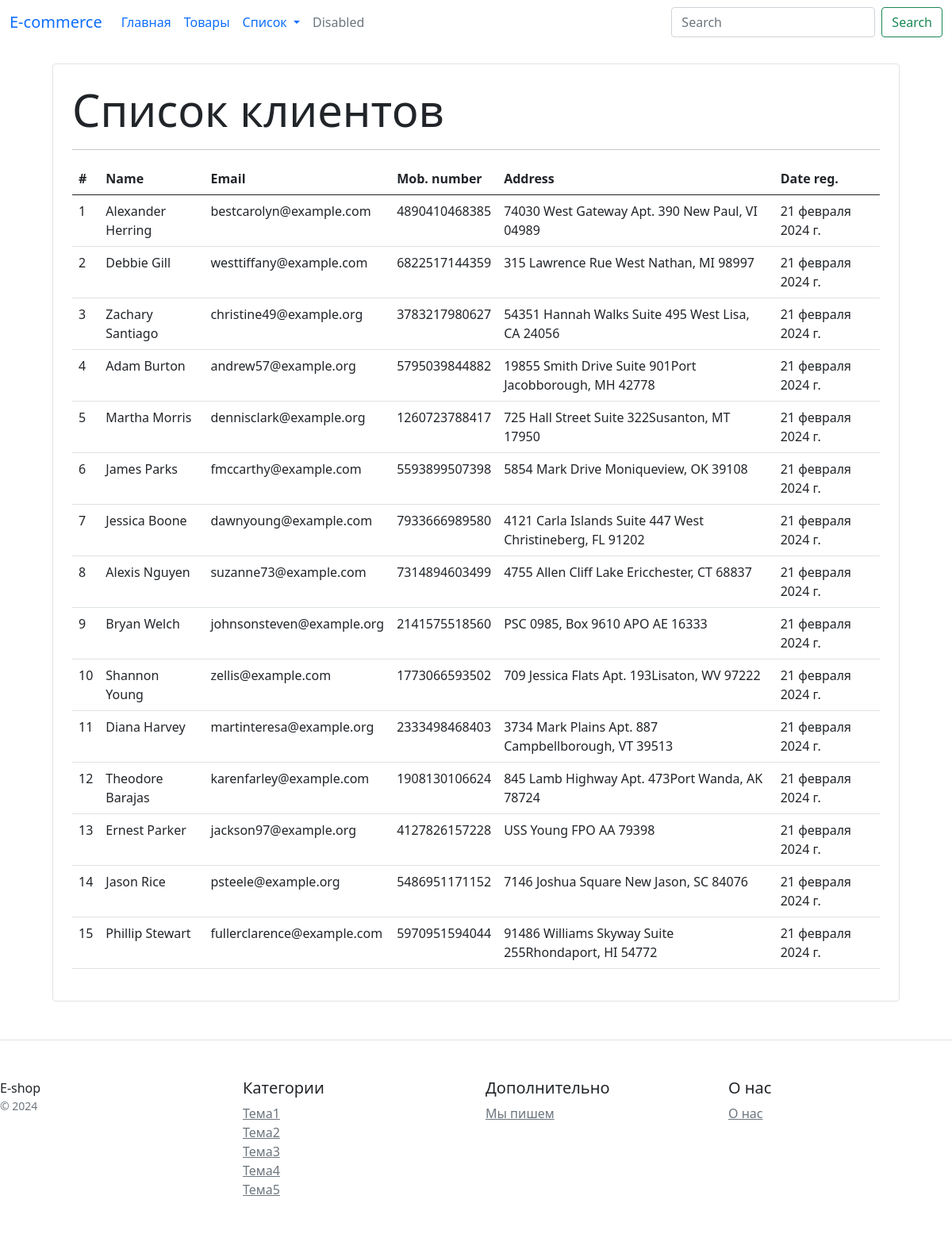
/users/, run on the app's committed database.
### e_shop/models.py (models this page shows, shortened)
class User(models.Model):
    name = models.CharField(max_length=100)
    email = models.EmailField()
    mob_number = models.CharField(max_length=15)
    address = models.CharField(max_length=250)
    date_reg = models.DateField(default=datetime.datetime.today)

### e_shop/views.py (the view)
# urls.py: path('users/', ViewUser.as_view(), name='view_users'),
class ViewUser(ListView):
    template_name = "e_shop/view_user.html"
    model = User
    context_object_name = 'users'

### e_shop/templates/e_shop/view_user.html
{% extends 'base.html' %}
{% block content %}
<div class="container">
   <div class="border rounded p-4 m-4">
        <p class="display-4 pl-4 ml-4">Список клиентов</p>
        <hr>
        <table class="table">
            <thead>
                <tr>
                    <th>#</th>
                    <th>Name</th>
                    <th>Email</th>
                    <th>Mob. number</th>
                    <th>Address</th>
                    <th>Date reg.</th>
                </tr>
            </thead>
            <tbody>
                {% for user in users %}
                    <tr>
                        <td>{{ forloop.counter }}</td>
                        <td>{{ user.name }}</td>
                        <td>{{ user.email }}</td>
                        <td>{{ user.mob_number }}</td>
                        <td>{{ user.address }}</td>
                        <td>{{ user.date_reg }}</td>
                    </tr>
                {% endfor %}
            </tbody>
        </table>
   </div>
</div>
{% endblock %}

### templates/base.html (shortened to what this page needs)
<!DOCTYPE html>
<html>
<head>
    <link href="https://cdn.jsdelivr.net/npm/bootstrap@5.0.0/dist/css/bootstrap.min.css" rel="stylesheet" >
</head>
<body>
        {% include 'e_shop/menu.html' %}
    {% block content %}{% endblock %}
    <footer class="pt-4 my-md-5 pt-md-5 border-top">
        <div class="row">
            <div class="col-3 col-md">
                E-shop
                <small class="d-block mb-3 text-muted">&copy; 2024</small>
            </div>
            <div class="col-3 col-md">
                <h5>Категории</h5>
                <ul class="list-unstyled text-small">
                    <li><a class="text-muted" href="#">Тема1</a></li>
                    <li><a class="text-muted" href="#">Тема2</a></li>
                    <li><a class="text-muted" href="#">Тема3</a></li>
                    <li><a class="text-muted" href="#">Тема4</a></li>
                    <li><a class="text-muted" href="#">Тема5</a></li>
                </ul>
            </div>
            <div class="col-3 col-md">
                <h5>Дополнительно</h5>
                <ul class="list-unstyled text-small">
                    <li><a class="text-muted" href="#">Мы пишем</a></li>
                </ul>
            </div>
            <div class="col-3 col-md">
                <h5>О нас</h5>
                <ul class="list-unstyled text-small">
                    <li><a class="text-muted" href="#">О нас</a></li>
                </ul>
            </div>
        </div>
    </footer>
</body>
</html>

### e_shop/templates/e_shop/menu.html (shortened to what this page needs)
<nav class="navbar navbar-expand-lg bg-body-tertiary">
  <div class="container-fluid">
    <a class="navbar-brand" href="{% url 'index' %}">E-commerce</a>
    <div class="collapse navbar-collapse" id="navbarSupportedContent">
      <ul class="navbar-nav me-auto mb-2 mb-lg-0">
        <li class="nav-item">
          <a class="nav-link active" aria-current="page" href="{% url 'index' %}">Главная</a>
        </li>
        <li class="nav-item">
          <a class="nav-link" href="{% url 'view_products' %}">Товары</a>
        </li>
        <li class="nav-item dropdown">
          <a class="nav-link dropdown-toggle" href="#" role="button" data-bs-toggle="dropdown" data-coreui-toggle="dropdown" aria-expanded="false">
            Список
          </a>
        </li>
        <li class="nav-item">
          <a class="nav-link disabled" aria-disabled="true">Disabled</a>
        </li>
      </ul>
      <form class="d-flex" role="search">
        <input class="form-control me-2" type="search" placeholder="Search" aria-label="Search">
        <button class="btn btn-outline-success" type="submit">Search</button>
      </form>
    </div>
  </div>
</nav>

### data on the page
User: name "Alexander Herring", email "bestcarolyn@example.com", mob_number "4890410468385", address "74030 West Gateway Apt. 390 New Paul, VI 04989", date_reg "21 февраля 2024 г."
User: name "Debbie Gill", email "westtiffany@example.com", mob_number "6822517144359", address "315 Lawrence Rue West Nathan, MI 98997", date_reg "21 февраля 2024 г."
User: name "Zachary Santiago", email "christine49@example.org", mob_number "3783217980627", address "54351 Hannah Walks Suite 495 West Lisa, CA 24056", date_reg "21 февраля 2024 г."
User: name "Adam Burton", email "andrew57@example.org", mob_number "5795039844882", address "19855 Smith Drive Suite 901Port Jacobborough, MH 42778", date_reg "21 февраля 2024 г."
User: name "Martha Morris", email "dennisclark@example.org", mob_number "1260723788417", address "725 Hall Street Suite 322Susanton, MT 17950", date_reg "21 февраля 2024 г."
User: name "James Parks", email "fmccarthy@example.com", mob_number "5593899507398", address "5854 Mark Drive Moniqueview, OK 39108", date_reg "21 февраля 2024 г."
User: name "Jessica Boone", email "dawnyoung@example.com", mob_number "7933666989580", address "4121 Carla Islands Suite 447 West Christineberg, FL 91202", date_reg "21 февраля 2024 г."
User: name "Alexis Nguyen", email "suzanne73@example.com", mob_number "7314894603499", address "4755 Allen Cliff Lake Ericchester, CT 68837", date_reg "21 февраля 2024 г."
User: name "Bryan Welch", email "johnsonsteven@example.org", mob_number "2141575518560", address "PSC 0985, Box 9610 APO AE 16333", date_reg "21 февраля 2024 г."
User: name "Shannon Young", email "zellis@example.com", mob_number "1773066593502", address "709 Jessica Flats Apt. 193Lisaton, WV 97222", date_reg "21 февраля 2024 г."
User: name "Diana Harvey", email "martinteresa@example.org", mob_number "2333498468403", address "3734 Mark Plains Apt. 887 Campbellborough, VT 39513", date_reg "21 февраля 2024 г."
User: name "Theodore Barajas", email "karenfarley@example.com", mob_number "1908130106624", address "845 Lamb Highway Apt. 473Port Wanda, AK 78724", date_reg "21 февраля 2024 г."
User: name "Ernest Parker", email "jackson97@example.org", mob_number "4127826157228", address "USS Young FPO AA 79398", date_reg "21 февраля 2024 г."
User: name "Jason Rice", email "psteele@example.org", mob_number "5486951171152", address "7146 Joshua Square New Jason, SC 84076", date_reg "21 февраля 2024 г."
User: name "Phillip Stewart", email "fullerclarence@example.com", mob_number "5970951594044", address "91486 Williams Skyway Suite 255Rhondaport, HI 54772", date_reg "21 февраля 2024 г."
